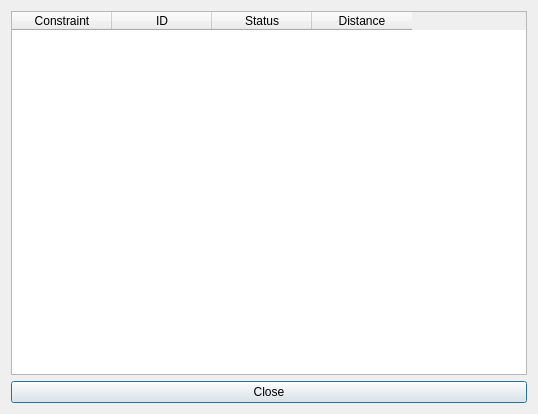
<?xml version="1.0" encoding="UTF-8"?>
<ui version="4.0">
 <class>dlgPipelineDialog</class>
 <widget class="QDialog" name="dlgPipelineDialog">
  <property name="geometry">
   <rect>
    <x>0</x>
    <y>0</y>
    <width>538</width>
    <height>414</height>
   </rect>
  </property>
  <property name="windowTitle">
   <string>Pipeline Planner</string>
  </property>
  <layout class="QGridLayout" name="gridLayout">
   <item row="0" column="0">
    <widget class="QTableWidget" name="tblImpacts">
     <property name="alternatingRowColors">
      <bool>true</bool>
     </property>
     <column>
      <property name="text">
       <string>Constraint</string>
      </property>
     </column>
     <column>
      <property name="text">
       <string>ID</string>
      </property>
     </column>
     <column>
      <property name="text">
       <string>Status</string>
      </property>
     </column>
     <column>
      <property name="text">
       <string>Distance</string>
      </property>
     </column>
    </widget>
   </item>
   <item row="1" column="0">
    <widget class="QPushButton" name="btnPush">
     <property name="text">
      <string>Close</string>
     </property>
    </widget>
   </item>
  </layout>
 </widget>
 <resources/>
 <connections>
  <connection>
   <sender>btnPush</sender>
   <signal>pressed()</signal>
   <receiver>dlgPipelineDialog</receiver>
   <slot>reject()</slot>
   <hints>
    <hint type="sourcelabel">
     <x>397</x>
     <y>321</y>
    </hint>
    <hint type="destinationlabel">
     <x>220</x>
     <y>170</y>
    </hint>
   </hints>
  </connection>
 </connections>
</ui>
